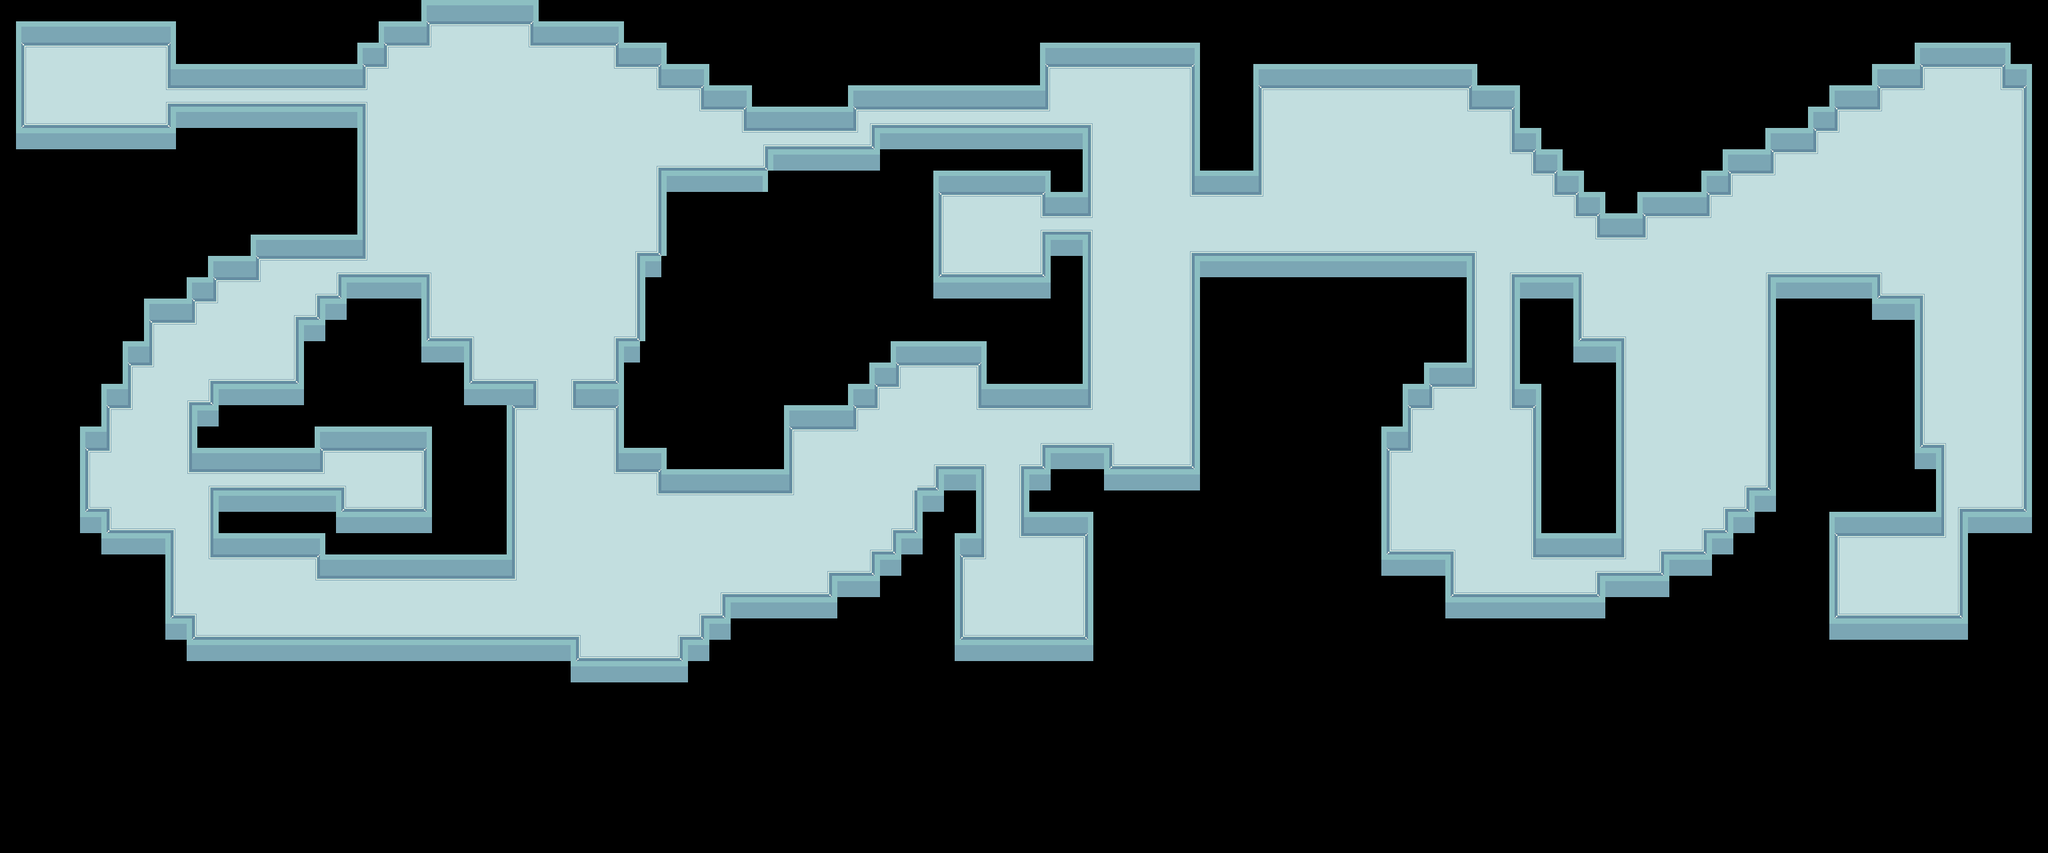

Tiled map render using the project's own tile images. Description and the map definition, with tile-layer contents summarised, below:
An orthogonal 96x40 tile map with 32x32 px tiles, 2 tile layers (suelo, pared) and 174 objects (34x Spike, 32x retractableSpike, 22x Letus, 21x Crac, 16x Bob, ...).

<map version="1.10" tiledversion="1.11.0" orientation="orthogonal" renderorder="right-down" width="96" height="40" tilewidth="32" tileheight="32" infinite="0" nextlayerid="14" nextobjectid="350">
 <editorsettings>
  <export target="mapa_2.json" format="json" />
 </editorsettings>
 <tileset firstgid="1" name="map_tiles2" tilewidth="32" tileheight="32" tilecount="100" columns="10">
  <image source="map_tiles2.png" trans="ff00ff" width="320" height="320" />
  <tile id="0">
   <properties>
    <property name="collides" type="bool" value="true" />
   </properties>
  </tile>
  <tile id="1">
   <properties>
    <property name="collides" type="bool" value="true" />
   </properties>
  </tile>
  <tile id="2">
   <properties>
    <property name="collides" type="bool" value="true" />
   </properties>
  </tile>
  <tile id="3">
   <properties>
    <property name="collides" type="bool" value="true" />
   </properties>
  </tile>
  <tile id="4">
   <properties>
    <property name="collides" type="bool" value="true" />
   </properties>
  </tile>
  <tile id="5">
   <properties>
    <property name="collides" type="bool" value="true" />
   </properties>
  </tile>
  <tile id="10">
   <properties>
    <property name="collides" type="bool" value="true" />
   </properties>
  </tile>
  <tile id="11">
   <properties>
    <property name="collides" type="bool" value="true" />
   </properties>
  </tile>
  <tile id="12">
   <properties>
    <property name="collides" type="bool" value="true" />
   </properties>
  </tile>
  <tile id="13">
   <properties>
    <property name="collides" type="bool" value="true" />
   </properties>
  </tile>
  <tile id="14">
   <properties>
    <property name="collides" type="bool" value="true" />
   </properties>
  </tile>
  <tile id="15">
   <properties>
    <property name="collides" type="bool" value="true" />
   </properties>
  </tile>
  <tile id="22">
   <properties>
    <property name="collides" type="bool" value="true" />
   </properties>
  </tile>
  <tile id="23">
   <properties>
    <property name="collides" type="bool" value="true" />
   </properties>
  </tile>
 </tileset>
 <layer id="2" name="suelo" width="96" height="40">
  <data>[3840 cells, 1264 non-empty, 27 distinct tile ids]</data>
 </layer>
 <layer id="1" name="pared" width="96" height="40">
  <data>[3840 cells, 633 non-empty, 8 distinct tile ids]</data>
 </layer>
 <objectgroup id="3" name="position">
  <object id="1" name="playerPosition" x="88" y="128">
   <point />
  </object>
  <object id="7" name="weiyoungPosition" x="581.123" y="718.667">
   <point />
  </object>
  <object id="10" name="changeLevel" x="2744" y="816" width="16" height="80" />
 </objectgroup>
 <objectgroup id="12" name="Door">
  <object id="95" name="verticalDoor" x="256" y="104" width="8" height="56" />
  <object id="96" name="verticalDoor" x="1152" y="168" width="8" height="56" />
  <object id="97" name="verticalDoor" x="1624" y="296" width="8" height="56" />
  <object id="98" name="verticalDoor" x="1624" y="584" width="8" height="88" />
  <object id="99" name="verticalDoor" x="760" y="840" width="8" height="120" />
  <object id="100" name="verticalDoor" x="536" y="360" width="8" height="56" />
  <object id="101" name="verticalDoor" x="2336" y="264" width="8" height="152" />
  <object id="102" name="horizontalDoor" x="2880" y="448" width="160" height="32" />
  <object id="103" name="horizontalDoor" x="2432" y="512" width="224" height="32" />
  <object id="104" name="horizontalDoor" x="2208" y="416" width="64" height="32" />
  <object id="105" name="horizontalDoor" x="1472" y="704" width="64" height="32" />
  <object id="106" name="horizontalDoor" x="800" y="576" width="64" height="32" />
  <object id="108" name="horizontalDoor" x="160" y="640" width="128" height="32" />
  <object id="122" name="verticalDoor" x="344" y="808" width="8" height="152" />
  <object id="126" name="verticalDoor" x="536" y="104" width="8" height="56" />
  <object id="174" name="verticalDoor" x="1560" y="136" width="8" height="56" />
  <object id="181" name="horizontalDoor" x="1632" y="224" width="160" height="32" />
  <object id="182" name="verticalDoor" x="1792" y="264" width="8" height="120" />
  <object id="201" name="verticalDoor" x="472" y="680" width="8" height="56" />
 </objectgroup>
 <objectgroup id="4" name="Objects">
  <object id="234" name="key" x="276" y="909">
   <point />
  </object>
  <object id="235" name="memory" x="2400" y="472">
   <properties>
    <property name="dialog" value="level2Memory2" />
   </properties>
   <point />
  </object>
  <object id="236" name="memory" x="2840" y="176">
   <properties>
    <property name="dialog" value="level2Memory3" />
   </properties>
   <point />
  </object>
 </objectgroup>
 <objectgroup id="6" name="Bob">
  <object id="13" name="Bob" x="786.404" y="123.561">
   <point />
  </object>
  <object id="15" name="Bob" x="1475.16" y="880.281">
   <point />
  </object>
  <object id="16" name="Bob" x="1578.32" y="900.912">
   <point />
  </object>
  <object id="17" name="Bob" x="2940" y="209.754">
   <point />
  </object>
  <object id="18" name="Bob" x="2506.74" y="577.684">
   <point />
  </object>
  <object id="20" name="Bob" x="1755.08" y="518.315">
   <point />
  </object>
  <object id="21" name="Bob" x="1684.56" y="683.614">
   <point />
  </object>
  <object id="22" name="Bob" x="802.386" y="698.456">
   <point />
  </object>
  <object id="23" name="Bob" x="830.368" y="864.544">
   <point />
  </object>
  <object id="24" name="Bob" x="1127.86" y="770.246">
   <point />
  </object>
  <object id="25" name="Bob" x="312.912" y="543.298">
   <point />
  </object>
  <object id="26" name="Bob" x="2974.39" y="598.316">
   <point />
  </object>
  <object id="162" name="Bob" x="837" y="179">
   <point />
  </object>
  <object id="163" name="Bob" x="793" y="233">
   <point />
  </object>
  <object id="164" name="Bob" x="839" y="299">
   <point />
  </object>
  <object id="185" name="Bob" x="1732.67" y="422">
   <point />
  </object>
 </objectgroup>
 <objectgroup id="7" name="Crac">
  <object id="27" name="Crac" x="656.096" y="153.544">
   <point />
  </object>
  <object id="28" name="Crac" x="674.956" y="192.886">
   <point />
  </object>
  <object id="31" name="Crac" x="2128.49" y="746.175">
   <point />
  </object>
  <object id="32" name="Crac" x="2238.53" y="684.281">
   <point />
  </object>
  <object id="33" name="Crac" x="2489.54" y="670.526">
   <point />
  </object>
  <object id="34" name="Crac" x="2589.26" y="629.263">
   <point />
  </object>
  <object id="35" name="Crac" x="2970.95" y="299.158">
   <point />
  </object>
  <object id="36" name="Crac" x="2936.56" y="388.561">
   <point />
  </object>
  <object id="37" name="Crac" x="2970.95" y="677.404">
   <point />
  </object>
  <object id="38" name="Crac" x="2904" y="560">
   <point />
  </object>
  <object id="39" name="Crac" x="392" y="880">
   <point />
  </object>
  <object id="40" name="Crac" x="704.912" y="935.298">
   <point />
  </object>
  <object id="160" name="Crac" x="704" y="238.5">
   <point />
  </object>
  <object id="161" name="Crac" x="728.5" y="294">
   <point />
  </object>
  <object id="186" name="Crac" x="1772" y="308.667">
   <point />
  </object>
  <object id="187" name="Crac" x="1772.67" y="688">
   <point />
  </object>
  <object id="228" name="Crac" x="447" y="946">
   <point />
  </object>
  <object id="229" name="Crac" x="633" y="896">
   <point />
  </object>
  </objectgroup>
 <objectgroup id="8" name="Letus">
  <!-- 22 objects omitted --></objectgroup>
 <objectgroup id="9" name="Zaro">
  <!-- 14 objects omitted --></objectgroup>
 <objectgroup id="10" name="RetractablesSpikes">
  <!-- 32 objects omitted --></objectgroup>
 <objectgroup id="11" name="Spikes">
  <!-- 34 objects omitted --></objectgroup>
 <objectgroup id="13" name="rectangle" visible="0">
  <!-- 10 objects omitted --></objectgroup>
</map>
<!-- 115 of 174 objects omitted -->
